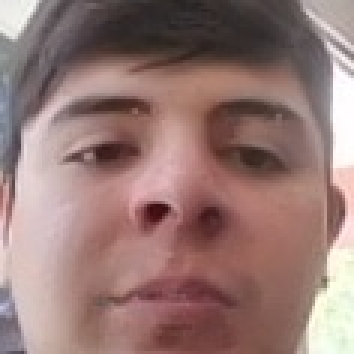
#> input picture haarcascade_dataset/imgs_nacho/cara1.jpg, 118 x 118 px, found by its file name (shown 3 times larger)
$ jupyter execute --allow-errors CNN.ipynb   (shell and % lines are left out)
#> lines starting #> are read from the running program, lines starting #| are printed output that depends on the picture
[cell 1]
import cv2

# Vista previa de una cara de ejemplo del dataset
img = cv2.imread('haarcascade_dataset/imgs_axel/cara1.jpg')
#> img is the input picture: shape (118, 118, 3); mean B, G, R 116.4, 120.4, 149.7
print("Dimensiones de la imagen:", img.shape[0], "alto,", img.shape[1], "ancho,", img.shape[2], "canales.")
#| Dimensiones de la imagen: 118 alto, 118 ancho, 3 canales.

# Convolutional Neural Networks

# Importar Librerías

[cell 2]
import numpy as np
import os
import re
import matplotlib.pyplot as plt
from sklearn.model_selection import train_test_split
from sklearn.metrics import classification_report

[cell 3]
import keras
import tensorflow as tf
from tensorflow.keras.utils import to_categorical
from keras.models import Sequential,Model
from tensorflow.keras.layers import Input
from keras.layers import Dense, Dropout, Flatten
#from keras.layers import Conv2D, MaxPooling2D
#from tensorflow.keras.models import Sequential
from tensorflow.keras.layers import (
    BatchNormalization, SeparableConv2D, MaxPooling2D, Activation, Flatten, Dropout, Dense, Conv2D
)
from keras.layers import LeakyReLU

# Cargar set de Imágenes

[cell 4]
# Cargar set de Imágenes de rostros
dirname = 'haarcascade_dataset'
imgpath = dirname + os.sep

images = []
directories = []
dircount = []
prevRoot = ''
cant = 0

print("Leyendo imágenes de ", imgpath)

for root, dirnames, filenames in sorted(os.walk(imgpath)):
    if '.git' in root or root == imgpath or root == imgpath.rstrip(os.sep):
        continue
    for filename in sorted(filenames):
        if re.search(r'\.(jpg|jpeg|png|bmp|tiff)$', filename, re.IGNORECASE):
            cant += 1
            filepath = os.path.join(root, filename)
            image = plt.imread(filepath)
            if len(image.shape) == 3:
                if image.shape[2] == 4:
                    image = image[:, :, :3]
                # Redimensionamos a 48x48 para capturar bien los rasgos faciales
                image_resized = cv2.resize(image, (48, 48))
                images.append(image_resized)
            if prevRoot != root:
                prevRoot = root
                directories.append(root)
                dircount.append(cant)
                cant = 0
#> pass 2 of the loop `for root, dirnames, filenames in sorted(os.walk(imgpath)):`:
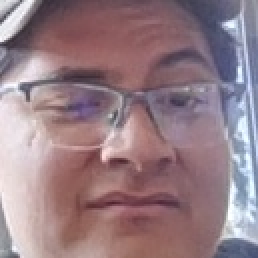
#> input picture haarcascade_dataset/imgs_axel/cara1039.jpg, 129 x 129 px (shown 2 times larger)
#> image is the input picture: shape (129, 129, 3); mean R, G, B 150.1, 125.5, 133.1
#> `image_resized = cv2.resize(image, (48, 48))`:
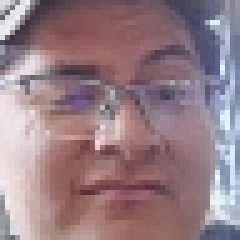
#> image_resized: shape (48, 48, 3) (shown 5 times larger); mean R, G, B 150, 125.4, 133

dircount.append(cant)
dircount = dircount[1:]
dircount[0] = dircount[0] + 1

print('Directorios leídos:', len(directories))
print("Imágenes en cada directorio:", dircount)
print('Total de imágenes:', sum(dircount))

# Creamos las etiquetas

[cell 5]
labels=[]
indice=0
for cantidad in dircount:
    for i in range(cantidad):
        labels.append(indice)
    indice=indice+1
print("Cantidad etiquetas creadas: ",len(labels))

[cell 6]
# Guardamos los nombres de las personas (subcarpetas)
deportes = []
for indice, directorio in enumerate(directories):
    name = directorio.split(os.sep)
    clase = name[-1].replace('imgs_', '').capitalize()
    print(indice, clase)
    deportes.append(clase)

[cell 7]
y = np.array(labels)
X = np.array(images, dtype=np.uint8) #convierto de lista a numpy


# Find the unique numbers from the train labels
classes = np.unique(y)
nClasses = len(classes)
print('Total number of outputs : ', nClasses)
print('Output classes : ', classes)

# Creamos Sets de Entrenamiento y Test

[cell 8]
train_X,test_X,train_Y,test_Y = train_test_split(X,y,test_size=0.2)
print('Training data shape : ', train_X.shape, train_Y.shape)
#| Training data shape :  (2, 48, 48, 3) (2,)
print('Testing data shape : ', test_X.shape, test_Y.shape)
#| Testing data shape :  (1, 48, 48, 3) (1,)

[cell 9]
plt.figure(figsize=[5,5])

# Display the first image in training data
plt.subplot(121)
plt.imshow(train_X[0,:,:], cmap='gray')
plt.title("Ground Truth : {}".format(train_Y[0]))

# Display the first image in testing data
plt.subplot(122)
plt.imshow(test_X[0,:,:], cmap='gray')
plt.title("Ground Truth : {}".format(test_Y[0]))
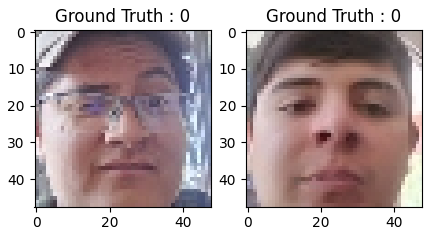
#> figure drawn by matplotlib, 2 panels

# Preprocesamos las imagenes

[cell 10]
train_X = train_X.astype('float32')
test_X = test_X.astype('float32')
train_X = train_X/255.
test_X = test_X/255.
plt.imshow(test_X[0,:,:])
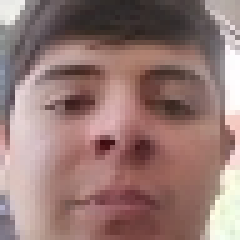
#> shown: shape (48, 48, 3) float32 (shown 5 times larger); mean R, G, B 0.586, 0.471, 0.456
